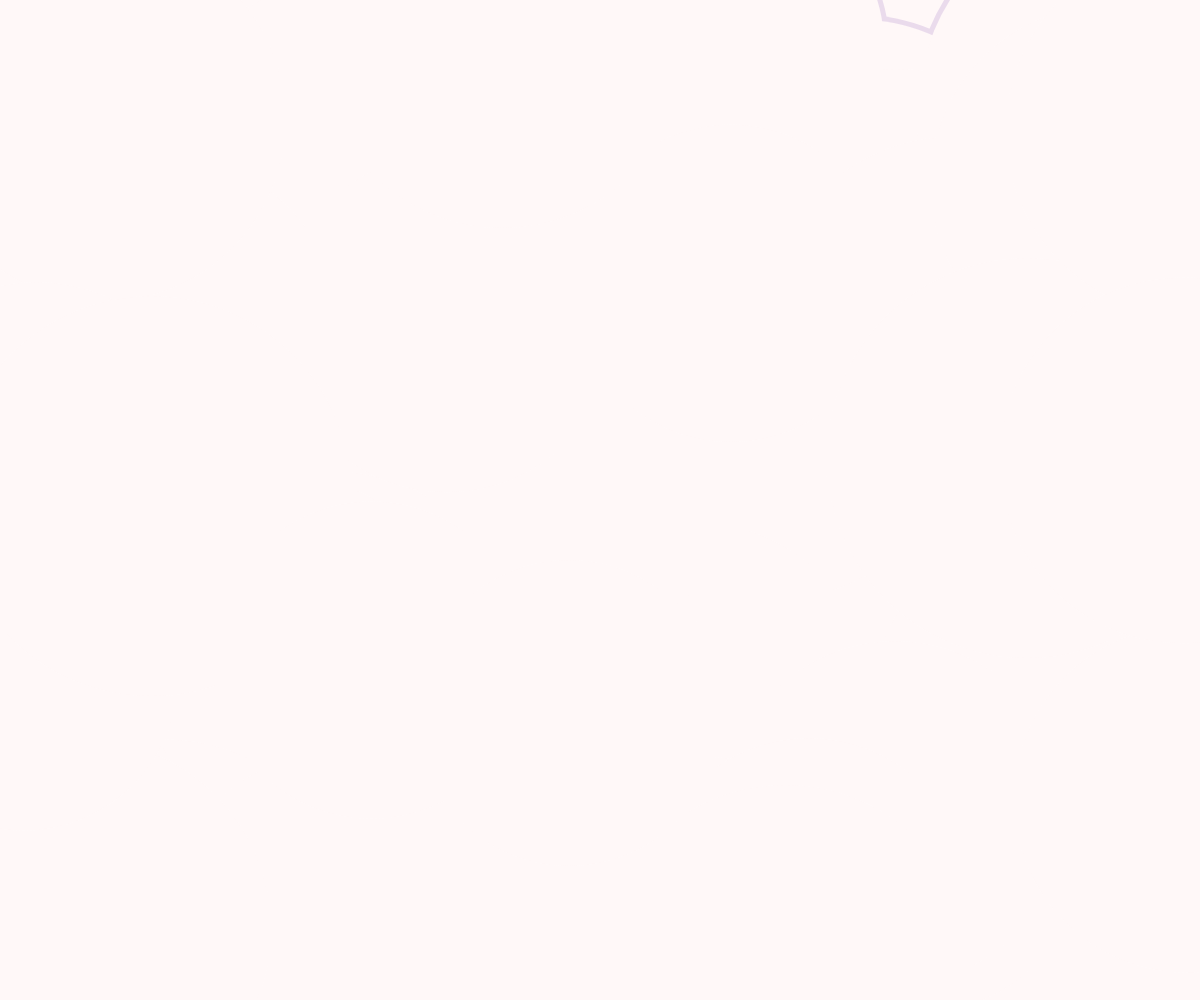
Frame 1 (no input)
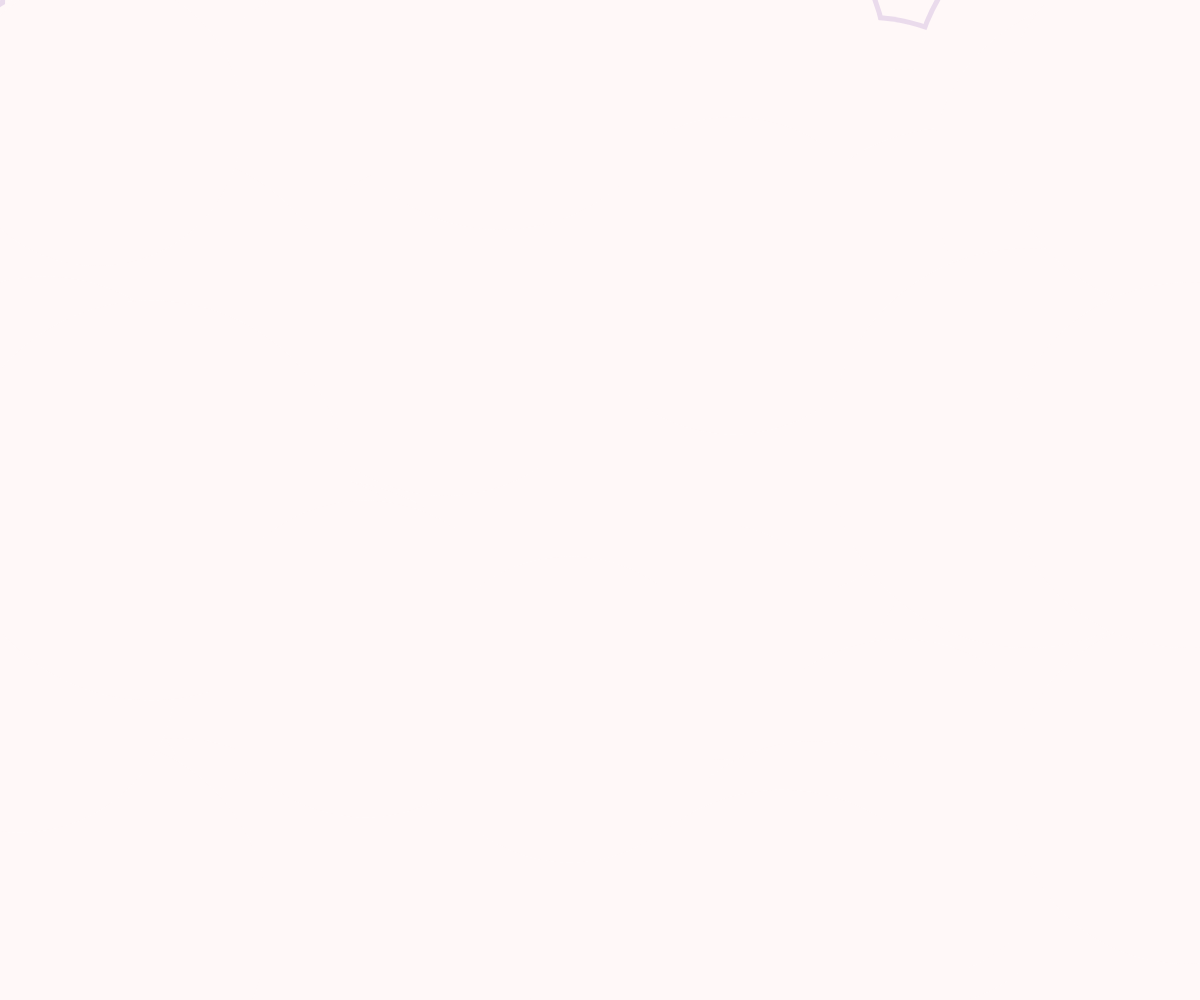
Frame 60 (no input)
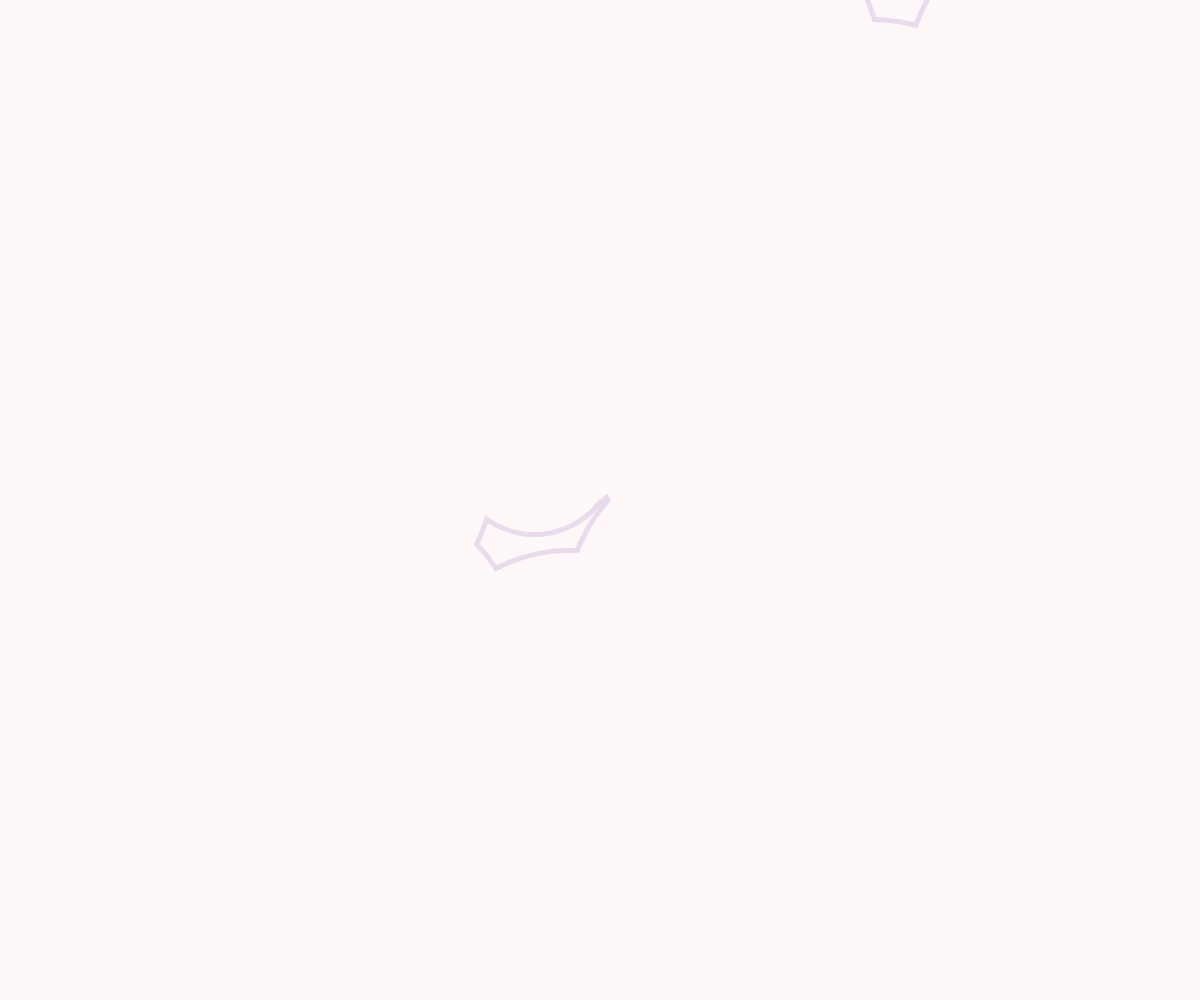
Frame 120 (the mouse pressed at the canvas centre since frame 60)

The p5.js sketch that drew these frames (run headless with seeded random() and noise() and a simulated clock; from frame 60 on, the mouse is pressed at the canvas centre):

// p5.js sketch
// ── sketch.js
let palette = {
    white: "#FFF8F8",
    light: "#FAF1FF",
    mid: "#EADBEC",
    dark: "#835E89",
    black: "#36003F",
    contrast: "#40b6af",
};

let bubbles = [];
let bubbleLayer;
let backgroundCircles = [];
let backgroundCirclesLayer = [];

function setup() {

    createCanvas(document.documentElement.scrollWidth, document.documentElement.scrollHeight);

    createBubbles();
    // createBackground();
}

function draw() {

    bubbleLayer.clear();
    background(palette.white);

    for (let i = 0; i < bubbles.length; i++) {
        bubbles[i].update();
        bubbles[i].displayShadow();
    }

    for (let i = 0; i < bubbles.length; i++) {
        bubbles[i].display();
    }

    // image(backgroundCirclesLayer, 0, 0);
    image(bubbleLayer, 0, 0);
}

function createBubbles() {

    bubbleLayer = createGraphics(width, height);

    for (let i = 0; i < width*height*0.0001; i++) {
        bubbles.push(new Bubble());
    }
}

function createBackground() {

    backgroundCirclesLayer = createGraphics(width, height);

    for (let i = 0; i < width*height*0.0001; i++) {
        backgroundCircles.push(new BackgroundCircle());
        backgroundCircles[i].display();
    }
}
// ── Bubble.js
class Bubble {

    constructor() {

        this.x = random(width);
        this.y = random(height);

        this.radius = random(300, 400);
        this.maxRadius = this.radius;
        this.moveOffset = random(360);
        this.xSpeed = random(-1, 1);
        this.ySpeed = random(-1, 1);
    }

    update() {

        this.x += sin((frameCount+this.moveOffset)/100)/5 * this.xSpeed;
        this.y += cos((frameCount+this.moveOffset)/100)/5 * this.ySpeed;

        let mouseDistance = dist(this.x, this.y, mouseX, mouseY);
        if (mouseDistance < this.radius/2 && this.radius > 0) {
            this.radius -= 25;
        } else if (mouseDistance > this.radius/2+25 && this.radius < this.maxRadius) {
            this.radius += 0.3;
        }
    }

    display () {

        bubbleLayer.noStroke();
        bubbleLayer.fill(palette.white);
        bubbleLayer.ellipse(this.x, this.y, this.radius);
    }

    displayShadow() {

        bubbleLayer.noStroke();
        bubbleLayer.fill(palette.mid);
        bubbleLayer.ellipse(this.x, this.y, this.radius+10);
    }
}
